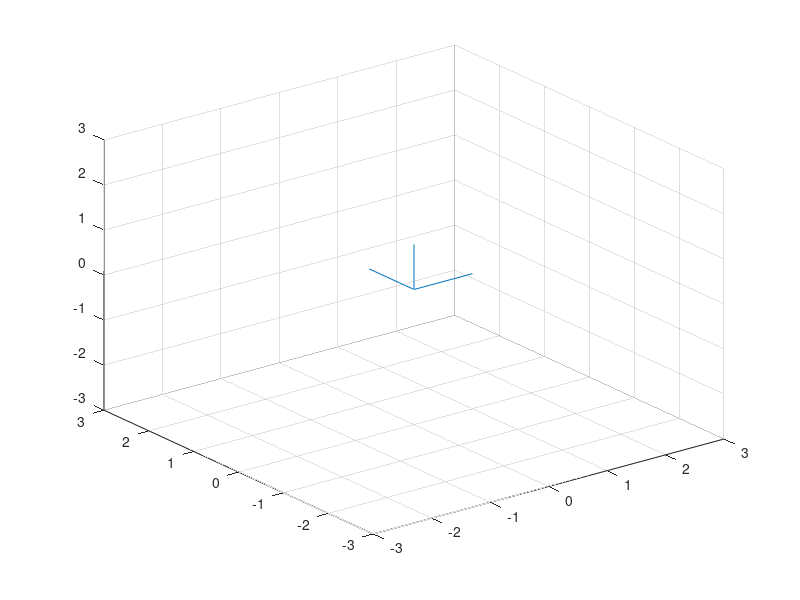

This figure's MATLAB source: (Note: this script raises an error after producing the figure.)
%% Arrow Parent Transform

clear
clc

% Axis of the world
ax = axes('XLim',[-3 3],'YLim',[-3 3],'ZLim',[-3 3]);
view(3)
grid on

% Arrow function
drawline = @(x,y,z) line(x,y,z);

% Arrow Objects
zero=[0 0];
one=[0 1];

h(1) = drawline(one,zero,zero);
h(2) = drawline(zero,one,zero); 
h(3) = drawline(zero,zero,one);

t = hgtransform('Parent',ax);
set(h,'Parent',t);

Rz = eye(4);
Sxy = Rz;

for r = 0:.01:2*pi
    % Z-axis rotation matrix
    Rz = makehgtform('zrotate',r);
    set(t,'Matrix',Rz*Sxy)
    drawnow
end
